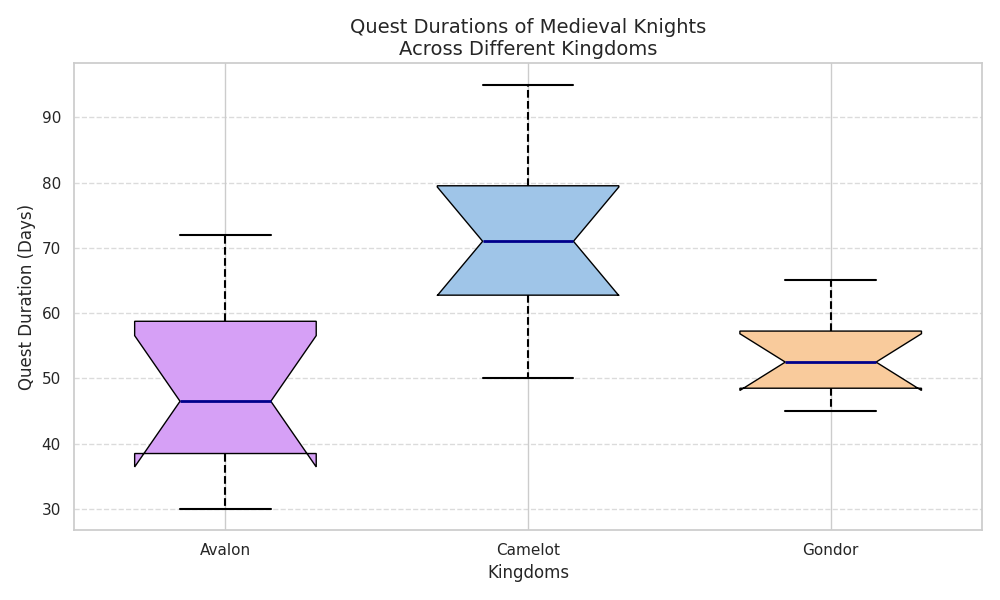

Generate this figure with Python:
import matplotlib.pyplot as plt

# Quest durations for knights from different kingdoms
avalon = [30, 45, 40, 38, 60, 72, 55, 48, 63, 35]
camelot = [50, 65, 62, 58, 80, 95, 82, 75, 78, 67]
gondor = [45, 50, 55, 52, 48, 65, 60, 58, 53, 47]

# Combine data into a list for box plot
data = [avalon, camelot, gondor]

# Labels for the kingdoms
kingdoms = ['Avalon', 'Camelot', 'Gondor']

# Create a figure and an axis
fig, ax = plt.subplots(figsize=(10, 6))

# Create the boxplot
bp = ax.boxplot(data, patch_artist=True, notch=True, vert=True, labels=kingdoms, widths=0.6)

# Customizing boxplot appearance
colors = ['#d6a0f6', '#9fc5e8', '#f9cb9c']
for patch, color in zip(bp['boxes'], colors):
    patch.set_facecolor(color)

# Styling whiskers, caps, and medians
for whisker in bp['whiskers']:
    whisker.set(color='black', linewidth=1.5, linestyle="--")
for cap in bp['caps']:
    cap.set(color='black', linewidth=1.5)
for median in bp['medians']:
    median.set(color='darkblue', linewidth=2)

# Adding grid, title, and labels
ax.yaxis.grid(True, linestyle='--', alpha=0.7)
ax.set_title('Quest Durations of Medieval Knights\nAcross Different Kingdoms', fontsize=14)
ax.set_xlabel('Kingdoms', fontsize=12)
ax.set_ylabel('Quest Duration (Days)', fontsize=12)

# Adjust layout for readability
plt.tight_layout()

# Display the plot
plt.show()
